Frame 1 (no input): blank canvas, image omitted
Frame 60 (no input): blank canvas, image omitted
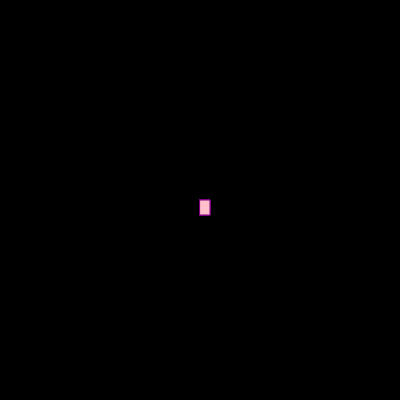
Frame 120 (the mouse pressed at the canvas centre since frame 60)

The p5.js sketch whose frames 1 and 60 were blank and that drew this single picture after the mouse press (run headless with seeded random() and noise() and a simulated clock; from frame 60 on, the mouse is pressed at the canvas centre):

// p5.js sketch
// ── sketch.js
function setup() {
    createCanvas(400, 400);
    background("black")
  }
  
  function draw() {
    stroke("purple");
    fill("pink");
    
    
    if (mouseIsPressed) {
      rect(mouseX, mouseY, 10, 15);
    }
  }
